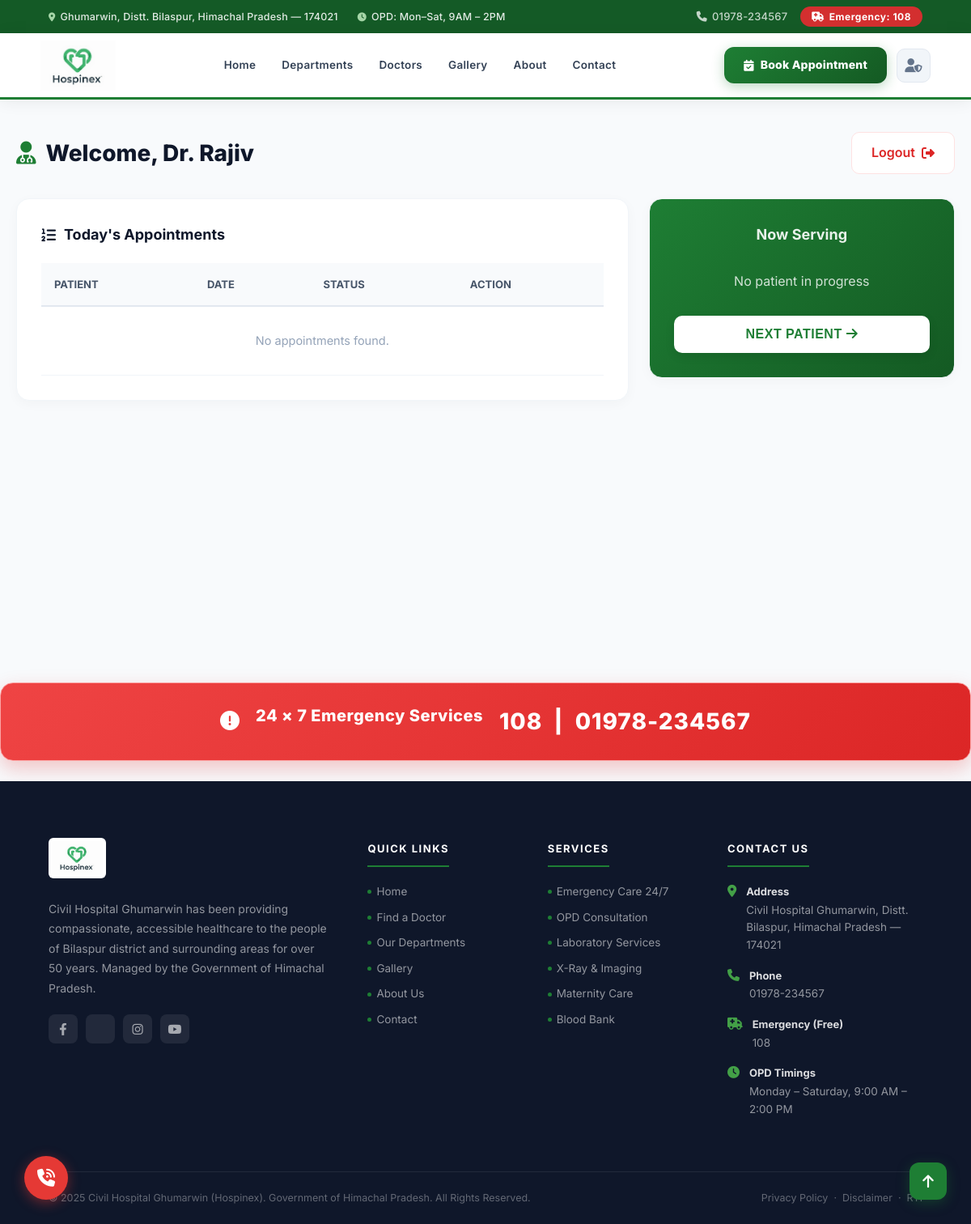
The page /doctor/dashboard/ (signed in) on the database as committed earlier.
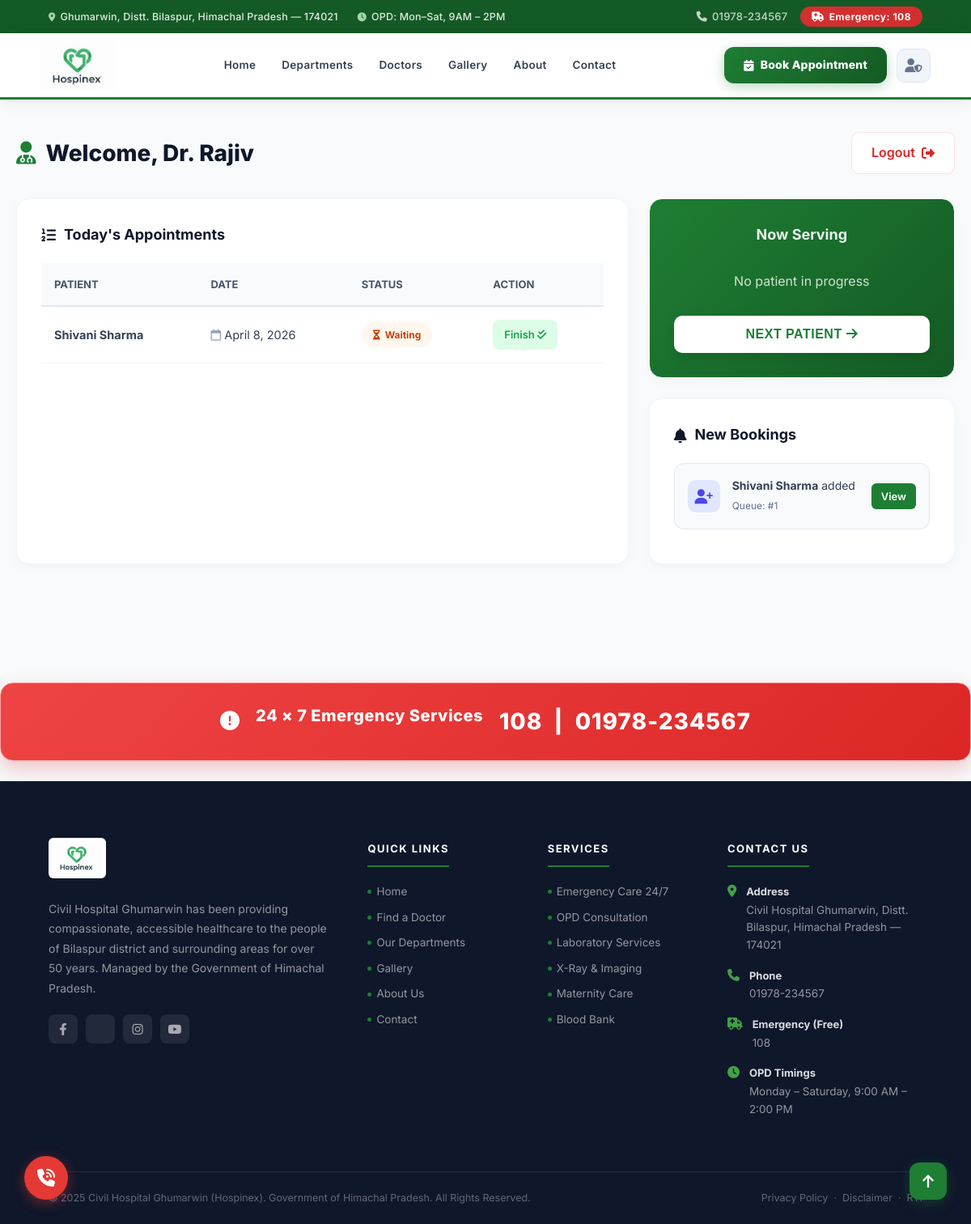
The same page on the database as committed later.
### doctors/models.py (models this page shows, shortened)
class Appointment(models.Model):
    STATUS_CHOICES = [
        ('waiting', 'Waiting'),
        ('in_progress', 'In Progress'),
        ('completed', 'Completed'),
        ('cancelled', 'Cancelled'),
    ]
    TIME_SLOTS = [
        ('09:00 AM', '09:00 AM'), ('10:00 AM', '10:00 AM'),
        ('11:00 AM', '11:00 AM'), ('12:00 PM', '12:00 PM'),
        ('02:00 PM', '02:00 PM'), ('03:00 PM', '03:00 PM'),
        ('04:00 PM', '04:00 PM')
    ]
    doctor = models.ForeignKey(Doctor, on_delete=models.CASCADE)
    patient_name = models.CharField(max_length=100)
    patient_email = models.EmailField(max_length=254)
    patient_phone = models.CharField(max_length=15)
    appointment_date = models.DateField()
    time_slot = models.CharField(max_length=20, choices=TIME_SLOTS, default='09:00 AM')
    disease = models.CharField(max_length=200, default="Not Specified")
    queue_number = models.PositiveIntegerField(blank=True, null=True)
    is_emergency = models.BooleanField(default=False)
    status = models.CharField(choices=STATUS_CHOICES, default='waiting', max_length=20)
    created_at = models.DateTimeField(auto_now_add=True)
    class Meta:
        ordering = ['appointment_date', 'queue_number']

class DoctorNotification(models.Model):
    doctor = models.ForeignKey(User, on_delete=models.CASCADE, limit_choices_to={'is_staff': True})
    appointment = models.ForeignKey(Appointment, on_delete=models.CASCADE)
    is_read = models.BooleanField(default=False)
    created_at = models.DateTimeField(default=timezone.now)

### doctors/views.py (the view)
# urls.py: path("doctor/dashboard/", views.doctor_dashboard, name="doctor_dashboard"),
@login_required(login_url="doctor_login")
def doctor_dashboard(request):
    try:
        doctor_profile = Doctor.objects.get(user=request.user)
        emergencies = EmergencyAlert.objects.filter(doctor=request.user, status="pending").order_by('-created_at')
        active_emergency = emergencies.exists()
        today = timezone.now().date()
        appointments = Appointment.objects.filter(
            doctor=doctor_profile,
            appointment_date=today
        ).order_by('queue_number')
        current_patient = appointments.filter(status="in_progress").first()
        notifications = DoctorNotification.objects.filter(doctor=request.user, is_read=False)
    except Doctor.DoesNotExist:
        messages.error(request, "Access Denied: You do not have a Doctor profile.")
        return redirect('patient_dashboard')
    return render(request, 'doctors/doctor_dashboard.html', {
        'doctor': doctor_profile,
        'emergencies': emergencies,        # Corrected name
        'active_emergency': active_emergency,
        'appointments': appointments,
        'current_patient': current_patient,
        'notifications': notifications,
    })

### templates/doctors/doctor_dashboard.html (shortened to what the changed rows need)
{% extends "base.html" %}
{% load static %}
{% block content %}
<div class="dashboard-wrapper">
    <div class="dashboard-container">
        <div class="grid-top">
            <div class="dash-card" style="grid-row: span 2;">
                <table class="dash-table">
                    <thead>
                        <tr>
                            <th>Patient</th>
                            <th>Date</th>
                            <th>Status</th>
                            <th>Action</th>
                        </tr>
                    </thead>
                    <tbody>
                        {% for appointment in appointments %}
                        <tr>
                            <td><strong>{{ appointment.patient_name }}</strong></td>
                            <td><i class="fa-regular fa-calendar" style="color:#94a3b8;"></i> {{ appointment.appointment_date }}</td>
                            <td>
                                {% if appointment.status == "completed" %}
                                    <span class="status completed"><i class="fa-solid fa-check"></i> Completed</span>
                                {% else %}
                                    <span class="status waiting"><i class="fa-solid fa-hourglass-half"></i> Waiting</span>
                                {% endif %}
                            </td>
                            <td>
                                {% if appointment.status != "completed" and not active_emergency %}
                                    <a href="{% url 'mark_completed' appointment.id %}" class="btn-complete">
                                        Finish <i class="fa-solid fa-check-double"></i>
                                    </a>
                                {% else %}
                                    <span style="color:#cbd5e1;">—</span>
                                {% endif %}
                            </td>
                        </tr>
                        {% empty %}
                        <tr>
                            <td colspan="4" style="text-align:center; padding:30px; color:#94a3b8;">
                                No appointments found.
                            </td>
                        </tr>
                        {% endfor %}
                    </tbody>
                </table>
            </div>
            {% if notifications %}
            <div class="dash-card">
                <h3><i class="fa-solid fa-bell"></i> New Bookings</h3>
                {% for note in notifications %}
                <div class="notify-item">
                    <div class="notify-icon"><i class="fa-solid fa-user-plus"></i></div>
                    <div class="notify-info">
                        <p><strong>{{ note.appointment.patient_name }}</strong> added</p>
                        <span>Queue: #{{ note.appointment.queue_number }}</span>
                    </div>
                    <a href="{% url 'view_notification_appointment' note.appointment.id %}" class="btn-view">View</a>
                </div>
                {% empty %}
                <p style="text-align:center; color:#94a3b8; font-size:14px;">No new notifications</p>
                {% endfor %}
            </div>
            {% endif %}
        </div>
    </div>
</div>
{% endblock %}

Rows that differ between the two databases and show on the page:
added Appointment: patient_name "Shivani Sharma", appointment_date "April 8, 2026", status "waiting" (drawn)
added DoctorNotification: appointment.patient_name "Shivani Sharma", appointment.queue_number "1"
Other text that changed with them:
text no longer shown: "No appointments found."
text now shown: "New Bookings"
